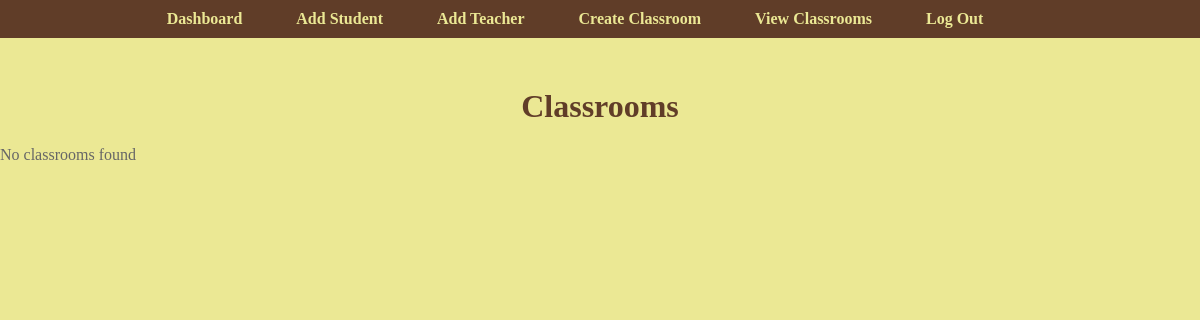
/Admin/ViewClassrooms.php, run on an earlier commit of the app's database.
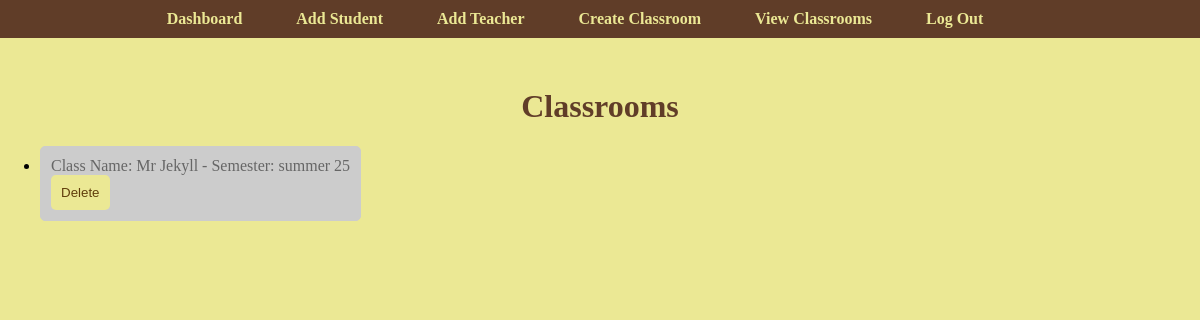
And on a later commit of the database.
### tables this page shows
CREATE TABLE `classroom` (
  `classID` int(10) NOT NULL,
  `className` varchar(100) NOT NULL,
  `teacherID` int(10) NOT NULL,
  `semester` varchar(20) NOT NULL,
  `isActive` tinyint(1) NOT NULL,
  `SODid` int(10) DEFAULT NULL
);

### Admin/ViewClassrooms.php (the view, shortened to what this page needs)
<!DOCTYPE html>
<html lang="en">
<head>
    <link rel="stylesheet" href="../styles.css">
</head>
<body>
<nav>
        <ul>
            <li><a href="Dashboard.php">Dashboard</a></li>
            <li><a href="AddStudent.php">Add Student</a></li>
            <li><a href="AddTeacher.php">Add Teacher</a></li>
            <li><a href="CreateClassroom.php">Create Classroom</a></li>
            <li><a href="ViewClassrooms.php">View Classrooms</a></li>
            <li><a href="../index.html">Log Out</a></li>
        </ul>
    </nav>
<h1>Classrooms</h1>
<?php
include('../dbconn.php');;
$sql = "SELECT classID, className, semester FROM classroom";
$result = $conn->query($sql);
if ($result->num_rows > 0) {
    echo "<ul>";
    while ($row = $result->fetch_assoc()) {
        echo "<li class='classroom-entry'>";
        echo "<p>Class Name: " . $row["className"] . " - Semester: " . $row["semester"] . "</p>";
        echo "<form action='delete_classroom.php' method='POST'>";
        echo "<button class='delete-button' type='submit'>Delete</button>";
        echo "</form>";
        echo "</li>";
    }
    echo "</ul>";
} else {
    echo "<p>No classrooms found</p>";
}
?>
</body>
</html>

What changed in the data, as far as the page shows it:
added classroom: className "Mr Jekyll", semester "summer 25"
Also different on the page:
text no longer shown: "No classrooms found"
